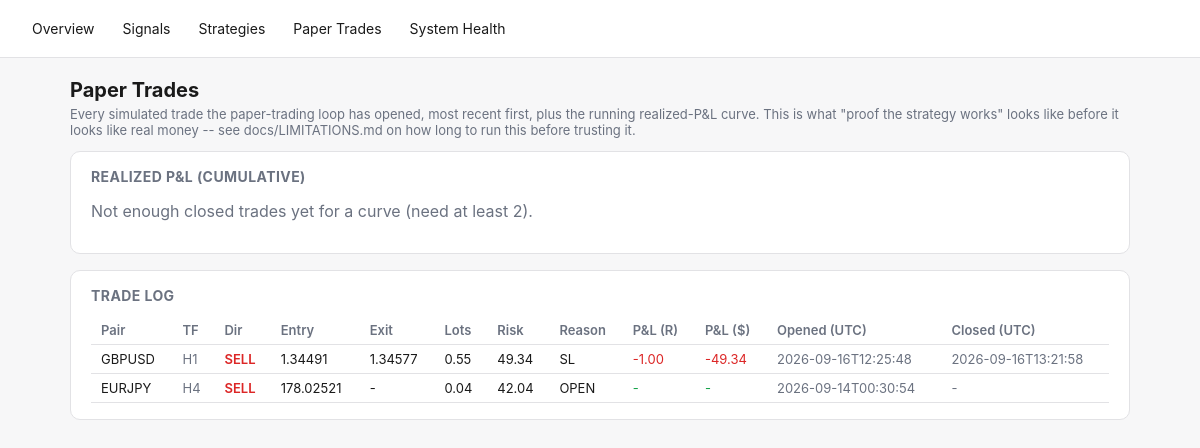
Screenshot of /paper-trades with the database file from the repository.
### tables this page shows
CREATE TABLE paper_trades (
    id INTEGER PRIMARY KEY AUTOINCREMENT,
    signal_id TEXT REFERENCES signals(id),
    pair TEXT NOT NULL,
    direction TEXT NOT NULL,
    entry_time TEXT NOT NULL,
    entry_price REAL NOT NULL,
    stop_loss REAL NOT NULL,
    take_profit REAL NOT NULL,
    lots REAL,                 -- position size at entry (fx_engine.position_sizing), if it could be computed
    risk_amount REAL,          -- dollar amount risked at entry, lots * stop_distance * pip_value
    exit_time TEXT,
    exit_price REAL,
    exit_reason TEXT,
    pnl_r REAL,
    pnl_amount REAL,           -- real dollar P&L = pnl_r * risk_amount (NULL if risk_amount unknown)
    created_at TEXT NOT NULL
, timeframe TEXT NOT NULL DEFAULT 'H4');

### fx_engine/dashboard.py (the view)
    @app.route("/paper-trades")
    def paper_trades_page():
        d = get_db()
        curve = d.paper_equity_curve()
        return render_template(
            "paper_trades.html", trades=d.recent_paper_trades(limit=200), curve=curve,
            svg_points=_equity_curve_svg_points(curve),
            curve_min=min((p["cumulative"] for p in curve), default=0.0),
            curve_max=max((p["cumulative"] for p in curve), default=0.0),
        )

### fx_engine/dashboard.py (called while the page is built, shortened)
def _equity_curve_svg_points(curve: list[dict], width: int = 640, height: int = 160, pad: int = 8) -> str:
    if len(curve) < 2:
        return ""

### fx_engine/db.py (called while the page is built)
    @contextmanager
    def _conn(self):
        conn = sqlite3.connect(self.path)
        conn.row_factory = sqlite3.Row
        try:
            yield conn
            conn.commit()
        finally:
            conn.close()

    def recent_paper_trades(self, limit: int = 100) -> list[dict]:
        with self._conn() as conn:
            rows = conn.execute(
                "SELECT * FROM paper_trades ORDER BY created_at DESC LIMIT ?", (limit,),
            ).fetchall()
        return [dict(r) for r in rows]

    def paper_equity_curve(self) -> list[dict]:
        with self._conn() as conn:
            rows = conn.execute(
                """SELECT exit_time, pnl_amount FROM paper_trades
                   WHERE exit_time IS NOT NULL AND pnl_amount IS NOT NULL
                   ORDER BY exit_time ASC"""
            ).fetchall()
        cumulative = 0.0
        curve = []
        for r in rows:
            cumulative += r["pnl_amount"]
            curve.append({"exit_time": r["exit_time"], "pnl_amount": r["pnl_amount"], "cumulative": cumulative})
        return curve

### fx_engine/templates/paper_trades.html (shortened to what this page needs)
{% extends "base.html" %}
{% block content %}
<h1>Paper Trades</h1>
<p class="lede">Every simulated trade the paper-trading loop has opened, most recent first, plus the running
realized-P&amp;L curve. This is what "proof the strategy works" looks like before it looks like real money -- see
docs/LIMITATIONS.md on how long to run this before trusting it.</p>
<div class="card">
  <h2>Realized P&amp;L (cumulative)</h2>
  {% if svg_points %}
  <svg viewBox="0 0 640 160" width="100%" height="160" preserveAspectRatio="none">
    <polyline points="{{ svg_points }}" fill="none" stroke="var(--accent)" stroke-width="2" />
  </svg>
  <p class="muted" style="font-size:12px;">range: {{ "%.2f"|format(curve_min) }} to {{ "%.2f"|format(curve_max) }}</p>
  {% else %}
  <p class="muted">Not enough closed trades yet for a curve (need at least 2).</p>
  {% endif %}
</div>
<div class="card">
  <h2>Trade Log</h2>
  <div class="overflow">
  <table>
    <tr>
      <th>Pair</th><th>TF</th><th>Dir</th><th>Entry</th><th>Exit</th><th>Lots</th><th>Risk</th>
      <th>Reason</th><th>P&amp;L (R)</th><th>P&amp;L ($)</th><th>Opened (UTC)</th><th>Closed (UTC)</th>
    </tr>
    {% for t in trades %}
    <tr>
      <td>{{ t.pair }}</td>
      <td class="muted">{{ t.timeframe or "H4" }}</td>
      <td class="{{ 'buy' if t.direction=='BUY' else 'sell' }}">{{ t.direction }}</td>
      <td>{{ "%.5f"|format(t.entry_price) }}</td>
      <td>{{ "%.5f"|format(t.exit_price) if t.exit_price is not none else "-" }}</td>
      <td>{{ t.lots if t.lots is not none else "-" }}</td>
      <td>{{ "%.2f"|format(t.risk_amount) if t.risk_amount is not none else "-" }}</td>
      <td>{{ t.exit_reason or "OPEN" }}</td>
      <td style="color:{{ 'var(--green)' if (t.pnl_r or 0) >= 0 else 'var(--red)' }}">
        {{ "%.2f"|format(t.pnl_r) if t.pnl_r is not none else "-" }}
      </td>
      <td style="color:{{ 'var(--green)' if (t.pnl_amount or 0) >= 0 else 'var(--red)' }}">
        {{ "%.2f"|format(t.pnl_amount) if t.pnl_amount is not none else "-" }}
      </td>
      <td class="muted">{{ t.entry_time[:19] }}</td>
      <td class="muted">{{ t.exit_time[:19] if t.exit_time else "-" }}</td>
    </tr>
    {% else %}
    <tr><td colspan="12" class="muted">No paper trades yet -- run `python -m fx_engine.main paper --once`.</td></tr>
    {% endfor %}
  </table>
  </div>
</div>
{% endblock %}

### fx_engine/templates/base.html (style rules this page uses)
:root { --bg:#f7f7f8; --fg:#1a1a1a; --card:#ffffff; --border:#e2e2e5; --accent:#2563eb; --green:#16a34a; --red:#dc2626; --amber:#d97706; --muted:#6b7280; }
* { box-sizing: border-box; }
body { margin:0; font-family:-apple-system,BlinkMacSystemFont,"Segoe UI",sans-serif; background:var(--bg); color:var(--fg); }
.card { background:var(--card); border:1px solid var(--border); border-radius:10px; padding:16px 20px; margin-bottom:16px; }
table { width:100%; border-collapse:collapse; font-size:13px; }
th, td { text-align:left; padding:6px 10px; border-bottom:1px solid var(--border); white-space:nowrap; }
th { color:var(--muted); font-weight:600; }
.sell { color:var(--red); font-weight:600; }
.muted { color:var(--muted); }
h1 { font-size:20px; margin:0 0 4px; }
h2 { font-size:14px; margin:0 0 12px; color:var(--muted); text-transform:uppercase; letter-spacing:.03em; }
p.lede { color:var(--muted); font-size:13px; margin-top:0; }
.overflow { overflow-x:auto; }

### rows the page displays
paper_trades: pair "GBPUSD", timeframe "H1", direction "SELL", entry_price "1.34491", exit_price "1.34577", lots "0.55", risk_amount "49.34", exit_reason "SL", pnl_r "-1.00", pnl_amount "-49.34", entry_time "2026-09-16T12:25:48", exit_time "2026-09-16T13:21:58"
paper_trades: pair "EURJPY", timeframe "H4", direction "SELL", entry_price "178.02521", exit_price "-", lots "0.04", risk_amount "42.04", exit_reason "OPEN", pnl_r "-", pnl_amount "-", entry_time "2026-09-14T00:30:54", exit_time "-"
